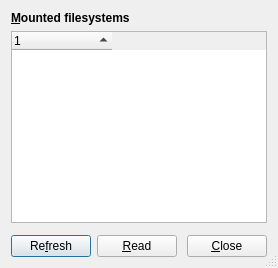
<?xml version="1.0" encoding="UTF-8"?>
<ui version="4.0">
 <class>FilesystemsWindow</class>
 <widget class="QDialog" name="FilesystemsWindow">
  <property name="windowTitle">
   <string>Mounted Filesystems</string>
  </property>
  <property name="sizeGripEnabled">
   <bool>true</bool>
  </property>
  <layout class="QVBoxLayout" name="verticalLayout">
   <item>
    <widget class="QLabel" name="heading">
     <property name="font">
      <font>
       <weight>75</weight>
       <bold>true</bold>
      </font>
     </property>
     <property name="text">
      <string>&amp;Mounted filesystems</string>
     </property>
     <property name="buddy">
      <cstring>fsTree</cstring>
     </property>
    </widget>
   </item>
   <item>
    <widget class="QTreeWidget" name="fsTree">
     <property name="contextMenuPolicy">
      <enum>Qt::CustomContextMenu</enum>
     </property>
     <property name="indentation">
      <number>5</number>
     </property>
     <property name="uniformRowHeights">
      <bool>true</bool>
     </property>
     <property name="sortingEnabled">
      <bool>true</bool>
     </property>
     <attribute name="headerStretchLastSection">
      <bool>false</bool>
     </attribute>
     <column>
      <property name="text">
       <string notr="true">1</string>
      </property>
     </column>
    </widget>
   </item>
   <item>
    <widget class="QDirStat::MessagePanel" name="messagePanel" native="true"/>
   </item>
   <item>
    <layout class="QHBoxLayout" name="buttonsLayout">
     <item>
      <widget class="QPushButton" name="refreshButton">
       <property name="text">
        <string>Re&amp;fresh</string>
       </property>
      </widget>
     </item>
     <item>
      <widget class="QPushButton" name="readButton">
       <property name="text">
        <string>&amp;Read</string>
       </property>
      </widget>
     </item>
     <item>
      <spacer name="horizontalSpacer">
       <property name="orientation">
        <enum>Qt::Horizontal</enum>
       </property>
       <property name="sizeHint" stdset="0">
        <size>
         <width>0</width>
         <height>0</height>
        </size>
       </property>
      </spacer>
     </item>
     <item>
      <widget class="QPushButton" name="closeButton">
       <property name="text">
        <string>&amp;Close</string>
       </property>
      </widget>
     </item>
    </layout>
   </item>
  </layout>
  <action name="actionRead">
   <property name="icon">
    <iconset resource="icons.qrc">
     <normaloff>:/icons/open-dir.png</normaloff>:/icons/open-dir.png</iconset>
   </property>
   <property name="text">
    <string>&amp;Read</string>
   </property>
   <property name="shortcut">
    <string>Ctrl+R</string>
   </property>
  </action>
  <action name="actionCopy">
   <property name="icon">
    <iconset resource="icons.qrc">
     <normaloff>:/icons/edit-copy.png</normaloff>:/icons/edit-copy.png</iconset>
   </property>
   <property name="text">
    <string>&amp;Copy device</string>
   </property>
   <property name="shortcut">
    <string>Ctrl+C</string>
   </property>
  </action>
 </widget>
 <customwidgets>
  <customwidget>
   <class>QDirStat::MessagePanel</class>
   <extends>QWidget</extends>
   <header>MessagePanel.h</header>
   <container>1</container>
  </customwidget>
 </customwidgets>
 <resources>
  <include location="icons.qrc"/>
 </resources>
 <connections>
  <connection>
   <sender>closeButton</sender>
   <signal>clicked()</signal>
   <receiver>FilesystemsWindow</receiver>
   <slot>reject()</slot>
   <hints>
    <hint type="sourcelabel">
     <x>349</x>
     <y>277</y>
    </hint>
    <hint type="destinationlabel">
     <x>199</x>
     <y>149</y>
    </hint>
   </hints>
  </connection>
 </connections>
</ui>
